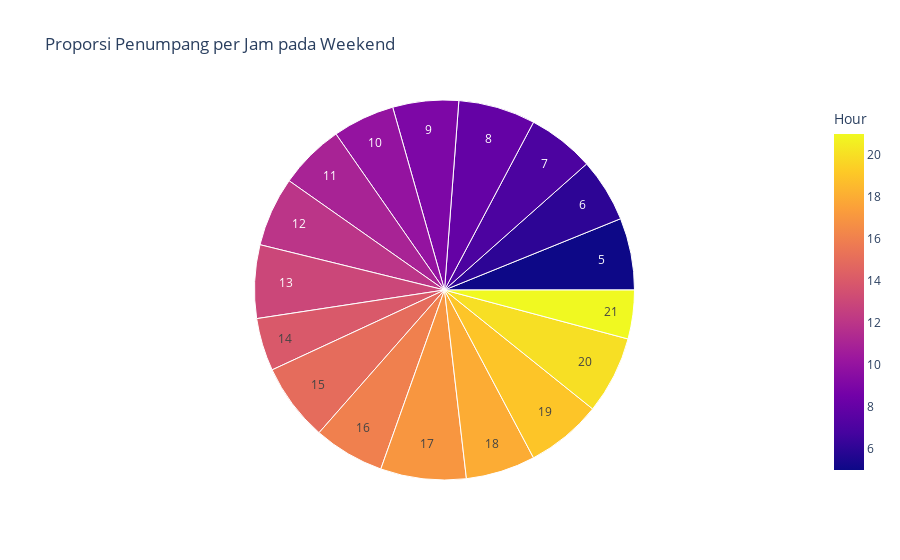

The notebook cell saved with this chart:
### Code cell
fig = px.sunburst(w_t.sort_values(by=['Hour']), path=['Hour'], color='Hour', title='Proporsi Penumpang per Jam pada Weekend')
fig.update_traces(sort=False)
fig.show()

### Figure 1 — Plotly figure (JSON) as saved in the notebook; plotly's stock layout.template omitted (floating-point values rounded to 4 significant figures)
{"data": [{"branchvalues": "total", "customdata": [[5], [6], [7], [8], [9], [10], [11], [12], [13], [14], [15], [16], [17], [18], [19], [20], [21]], "domain": {"x": [0, 1], "y": [0, 1]}, "hovertemplate": "labels=%{label}<br>count=%{value}<br>parent=%{parent}<br>id=%{id}<br>Hour=%{color}<extra></extra>", "ids": ["5", "6", "7", "8", "9", "10", "11", "12", "13", "14", "15", "16", "17", "18", "19", "20", "21"], "labels": ["5", "6", "7", "8", "9", "10", "11", "12", "13", "14", "15", "16", "17", "18", "19", "20", "21"], "marker": {"coloraxis": "coloraxis", "colors": [5, 6, 7, 8, 9, 10, 11, 12, 13, 14, 15, 16, 17, 18, 19, 20, 21]}, "name": "", "parents": ["", "", "", "", "", "", "", "", "", "", "", "", "", "", "", "", ""], "sort": false, "type": "sunburst", "values": [211, 187, 196, 226, 193, 182, 192, 204, 215, 155, 228, 208, 251, 204, 223, 228, 143]}], "layout": {"coloraxis": {"colorbar": {"title": {"text": "Hour"}}, "colorscale": [[0, "#0d0887"], [0.1111, "#46039f"], [0.2222, "#7201a8"], [0.3333, "#9c179e"], [0.4444, "#bd3786"], [0.5556, "#d8576b"], [0.6667, "#ed7953"], [0.7778, "#fb9f3a"], [0.8889, "#fdca26"], [1, "#f0f921"]]}, "legend": {"tracegroupgap": 0}, "title": {"text": "Proporsi Penumpang per Jam pada Weekend"}}}
